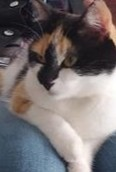
#> input picture OpticalElements/cat.jpg, 116 x 172 px
$ python opticalelements.py
#> lines starting #> are read from the running program, lines starting #| are printed output that depends on the picture
# -*- coding: utf-8 -*-
"""


@author: SM
"""
from PIL import Image
import numpy as np
import tools
import matplotlib.pyplot as plt

class OpticalElements():

    def __init__(self, **kwargs):
        self.params = kwargs


    def rectslit(self, x_grid,y_grid, slitwidthx, slitwidthy):
        x_var = x_grid/(slitwidthx)
        y_var = y_grid/(slitwidthy)
        x_rect = OpticalElements.rectfunc(x_var)
        y_rect = OpticalElements.rectfunc(y_var)

        return x_rect, y_rect

    @staticmethod
    def rectfunc(x):
        if isinstance(x, np.ndarray):
          output = np.zeros_like(x, dtype=float)
          output[np.abs(x) == 0.5] = 0.5
          output[np.abs(x) < 0.5] = 1.0
          output[np.abs(x) > 0.5] = 0

        return output

    @staticmethod
    def circfunc(r):
        if isinstance(r, np.ndarray):
            output = np.zeros_like(r, dtype=float)
            output[r == 1] = 0.5
            output[r < 1 ] = 1

        return output

    def circslit(self, x_grid, y_grid, slit_diameter):
        r = np.sqrt(x_grid**2+y_grid**2)
        circ_var = (2*r)/slit_diameter
        circ_slit = OpticalElements.circfunc(circ_var)

        return circ_slit

    def paraxlensphase(self, wavelength, focallength, x_grid, y_grid,
                       lens_index=1.51, lens_diameter=10E-3, thickness=9E-3):

        k = (2*np.pi)/wavelength
        if focallength == 0:
            phase = np.exp(1j*k*lens_index*thickness)
        else:
            phase = np.exp(1j*k*lens_index*thickness)*np.exp(-1j*np.pi*(x_grid**2+y_grid**2)/(wavelength*focallength))

        return phase

    def image_amplitude_mask(self, filename:str, grid_arr, grid_size, mask_size):
        """
        Amplitude mask based on an image

        Parameters
        ----------
        filename : str
            give the filename and type of the image
        grid_arr : TYPE
            simulation grid array
        grid_size : TYPE
            simulation_window in physical dimension
        mask_size : TYPE
            Targeted size of the mask

        Returns
        -------
        img_array : TYPE
            resized array of the mask
        binary_arr : TYPE
            mask inside wider simulation field array

        """
        N= grid_arr.shape[0]
        dx = grid_size/N
        pixels = int(mask_size/dx)

        img = Image.open(filename).convert('L')
        resize_img = img.resize((pixels, pixels))

        img_array = np.array(resize_img) / 255
        binary_arr = np.zeros_like(grid_arr, dtype=(float))


        start_index = (N - pixels )//2
        end_index = start_index+ pixels
        binary_arr[start_index:end_index, start_index:end_index] = img_array
        return img_array, binary_arr

if __name__ == '__main__':
    x = np.linspace(0,8E-3,100) -4E-3
    y = np.linspace(0,8E-3,100) -4E-3

    X,Y = np.meshgrid(x,y)
    clss = OpticalElements()
    xr, yr = clss.rectslit(X,Y, 100E-5,100E-5)
    mask = xr*yr
    plt.figure()
    plt.imshow(mask, extent=[np.min(x), np.max(x), np.min(y), np.max(y)])
    plt.colorbar()
    plt.show()
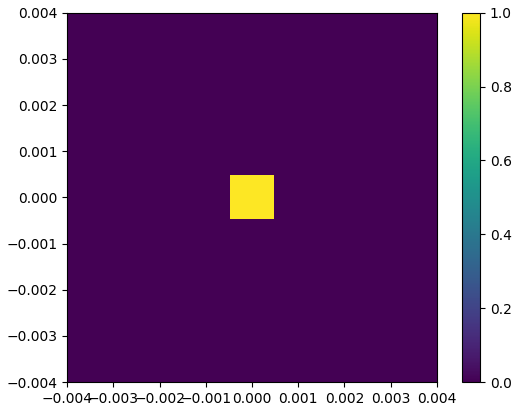
#> figure drawn by matplotlib, 2 panels

    img_array, amplitude_mask = clss.image_amplitude_mask('cat.jpg', X, 10E-3, 0.5E-3)
#> in image_amplitude_mask, `img = Image.open(filename).convert('L')`:
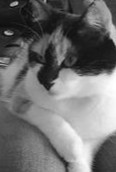
#> img: PIL image 116x172 L; min 8, max 255, mean 112.1
#> in image_amplitude_mask, `img_array = np.array(resize_img) / 255`: img_array = [[0.122, 0.18, 0.188, 0.243, 0.467], [0.337, 0.263, 0.294, 0.161, 0.184], [0.49, 0.435, 0.541, 0.667, 0.773], [0.345, 0.482, 0.71, 0.788, 0.847], [0.306, 0.447, 0.541, 0.788, 0.38]]
#> in image_amplitude_mask, `binary_arr[start_index:end_index, start_index:end_index] = img_array`:
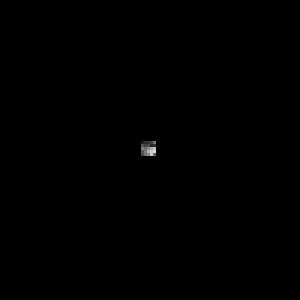
#> binary_arr: shape (100, 100) float64 (shown 3 times larger); min 0, max 0.847, mean 0.0011
    plt.figure(figsize=(8, 4))
    plt.subplot(1, 2, 1)
    plt.title("Original Greyscale")
    plt.imshow(img_array, cmap='gray')

    plt.subplot(1, 2, 2)
    plt.title("Binary Amplitude Mask ")
    plt.imshow(amplitude_mask, cmap='gray')
    plt.show()
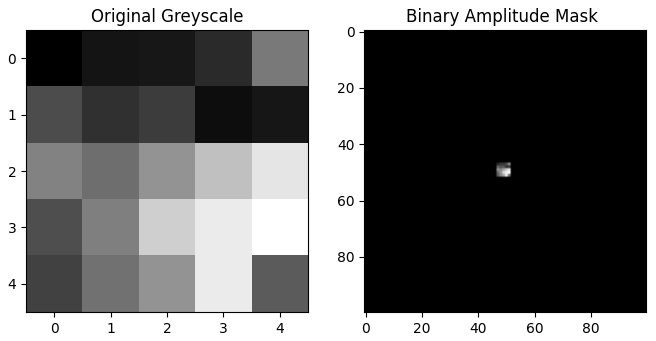
#> figure drawn by matplotlib, 2 panels
